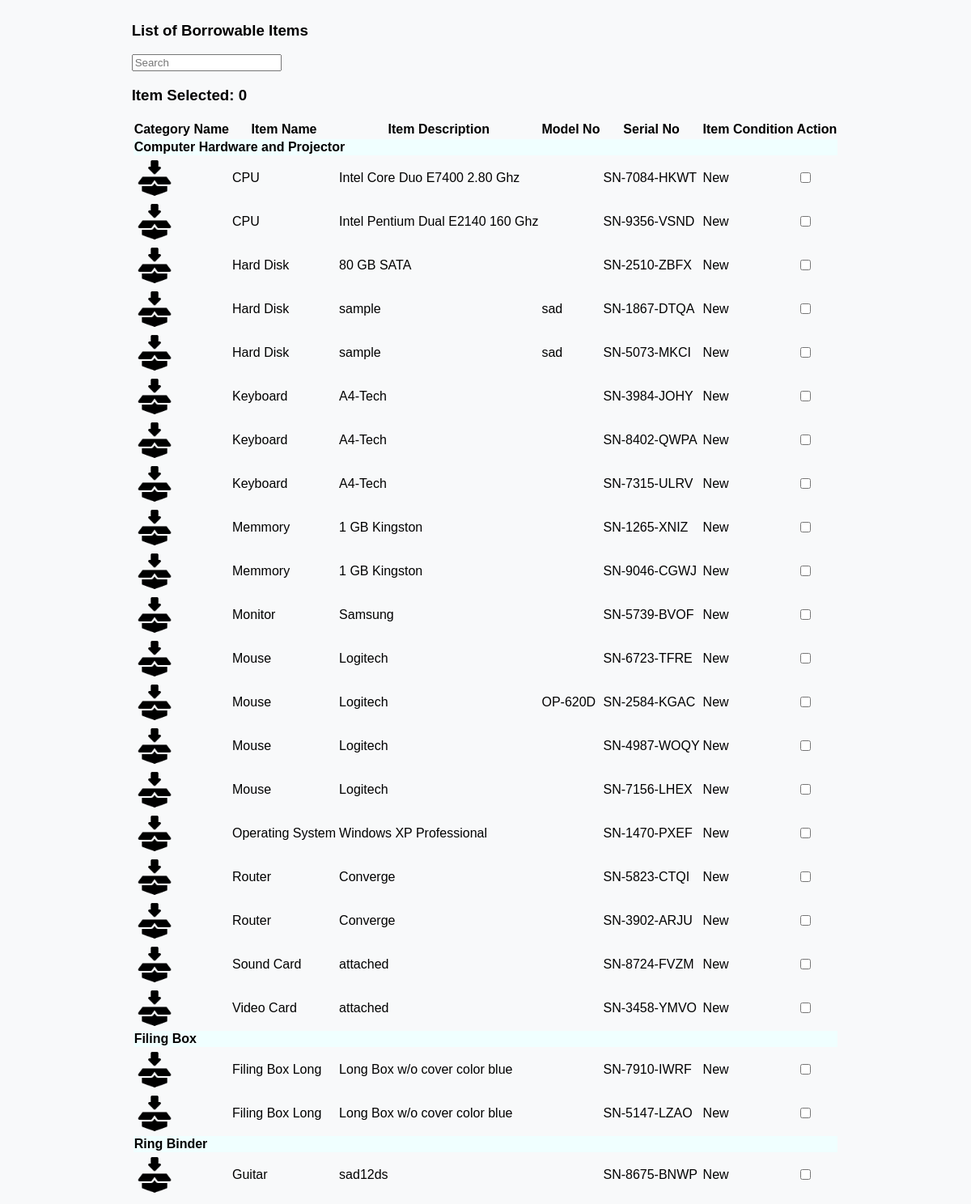
/DashboardBorrower/fix_err/bwerdashboardpage1.php, run on the app's committed database.
### tables this page shows
CREATE TABLE `tblitembrand` (
  `id` int(11) NOT NULL,
  `staffid` int(11) NOT NULL,
  `staffname` varchar(50) NOT NULL,
  `itembrand` varchar(50) NOT NULL,
  `categoryname` varchar(50) NOT NULL,
  `subcategoryname` varchar(50) NOT NULL,
  `borrowable` varchar(50) NOT NULL,
  `remarks` varchar(50) NOT NULL,
  `modelno` varchar(50) NOT NULL,
  `serialno` varchar(50) NOT NULL,
  `unitcost` decimal(10,0) NOT NULL,
  `status` varchar(50) NOT NULL,
  `itemcondition` varchar(50) NOT NULL,
  `datetimeadded` datetime NOT NULL,
  `assignfor` varchar(50) DEFAULT NULL,
  `datepurchased` date NOT NULL
);

### DashboardBorrower/fix_err/bwerdashboardpage1.php (the view, shortened to what this page needs)
<?php
include('bwerfunctions.php');
$queryitems = "SELECT * FROM tblitembrand WHERE borrowable = 'Yes' AND status = 'Available' ORDER BY categoryname, subcategoryname, itembrand";
$resultitems = mysqli_query($con, $queryitems);
mysqli_data_seek($resultitems, 0);
?>
<main class="ccs-main-container">
    <div class="container mt-1">
        <div class="row">
            <?php
            if (mysqli_num_rows($resultitems) > 0) {
                echo '
                <div class="d-flex justify-content-between mb-1">
                    <h3 class="text-start"><i class="fas fa-tachometer-alt me-2"></i>List of Borrowable Items</h3>
                    <div class="text-end">
                        <input type="text" class="form-control search-input mb-1" placeholder="Search" name="search" id="searchInput">
                    </div>
                </div>
                <div class="row">
                    <div class="col-md-6">
                        <h3 class="text-start">Item Selected: <span id="selectedItemCount">0</span></h3>
                    </div>
                    <div class="col-md-6 text-end">
                        <a href="#" id="reserveButton" class="btn btn-danger mb-1" style="display: none;">Reserve</a>
                        <a href="#" id="borrowButton" class="btn btn-success mb-1" style="display: none;">Borrow</a>
                    </div>
                </div>
                <div class="row table-responsive">
                    <table class="table">
                        <thead class="table-dark">
                            <tr>
                                <th scope="col">Category Name</th>
                                <th scope="col">Item Name</th>
                                <th scope="col">Item Description</th>
                                <th scope="col">Model No</th>
                                <th scope="col">Serial No</th>
                                <th scope="col">Item Condition</th>
                                <th scope="col">Action</th>
                            </tr>
                        </thead>
                        <tbody>';
                            $currentCategory = null;
                            while ($row = mysqli_fetch_assoc($resultitems)) {
                                if ($currentCategory != $row['categoryname']) {
                                    echo "<tr class='category-row'>
                                            <td colspan='8' style='background-color: azure;'><strong>{$row['categoryname']}</strong></td>
                                        </tr>";
                                    $currentCategory = $row['categoryname'];
                                }
                                echo "<tr class='item-details-row' data-id='{$row['id']}'>";
                                $imagePath = '../DashboardCCSStaff/inventory/SubcategoryItemsimages/' . $row['subcategoryname'] . '.png';
                                if (file_exists($imagePath)) {
                                    echo "<td><img src='{$imagePath}' alt='Subcategory Image' width='50'></td>";
                                } else {
                                    echo "<td><img src='/inventory/SubcategoryItemsimages/defaultimageitem.png' alt='Default Image' width='50'></td>";
                                }
                                echo "<td>{$row['subcategoryname']}</td>";
                                echo "<td>{$row['itembrand']}</td>";
                                echo "<td class='text-center'>{$row['modelno']}</td>";
                                echo "<td class='text-center'>{$row['serialno']}</td>";
                                echo "<td class='text-center'>";
                                switch ($row['itemcondition']) {
                                    case 'New':
                                        echo "<span class='badge bg-success fa-1x' title='New: The item is brand new and has never been used.'>New</span>";
                                        break;
                                }
                                echo "</td>";
                                echo "<td><input type='checkbox'></td>";
                                echo "</tr>";
                            }
                        echo '
                        </tbody>
                    </table>
                </div>';
            } else {
                echo '<div class="text-center">
                        <h3>No borrowable items available at the moment.</h3>
                      </div>';
            }
            ?>
        </div>
    </div>
</main>

### DashboardBorrower/fix_err/bwerdashboardpage1.php (style rules this page uses)
.ccs-main-container { display: flex; justify-content: center; }
.category-row { cursor: pointer; color: black; }

### data on the page
tblitembrand: categoryname "Computer Hardware and Projector", subcategoryname "CPU", itembrand "Intel Core Duo E7400 2.80 Ghz", serialno "SN-7084-HKWT", itemcondition "New"
tblitembrand: subcategoryname "CPU", itembrand "Intel Pentium Dual E2140 160 Ghz", serialno "SN-9356-VSND", itemcondition "New"
tblitembrand: subcategoryname "Hard Disk", itembrand "80 GB SATA", serialno "SN-2510-ZBFX", itemcondition "New"
tblitembrand: subcategoryname "Hard Disk", itembrand "sample", modelno "sad", serialno "SN-1867-DTQA", itemcondition "New"
tblitembrand: subcategoryname "Hard Disk", itembrand "sample", modelno "sad", serialno "SN-5073-MKCI", itemcondition "New"
tblitembrand: subcategoryname "Keyboard", itembrand "A4-Tech", serialno "SN-3984-JOHY", itemcondition "New"
tblitembrand: subcategoryname "Keyboard", itembrand "A4-Tech", serialno "SN-8402-QWPA", itemcondition "New"
tblitembrand: subcategoryname "Keyboard", itembrand "A4-Tech", serialno "SN-7315-ULRV", itemcondition "New"
tblitembrand: subcategoryname "Memmory", itembrand "1 GB Kingston", serialno "SN-1265-XNIZ", itemcondition "New"
tblitembrand: subcategoryname "Memmory", itembrand "1 GB Kingston", serialno "SN-9046-CGWJ", itemcondition "New"
tblitembrand: subcategoryname "Monitor", itembrand "Samsung", serialno "SN-5739-BVOF", itemcondition "New"
tblitembrand: subcategoryname "Mouse", itembrand "Logitech", serialno "SN-6723-TFRE", itemcondition "New"
tblitembrand: subcategoryname "Mouse", itembrand "Logitech", modelno "OP-620D", serialno "SN-2584-KGAC", itemcondition "New"
tblitembrand: subcategoryname "Mouse", itembrand "Logitech", serialno "SN-4987-WOQY", itemcondition "New"
tblitembrand: subcategoryname "Mouse", itembrand "Logitech", serialno "SN-7156-LHEX", itemcondition "New"
tblitembrand: subcategoryname "Operating System", itembrand "Windows XP Professional", serialno "SN-1470-PXEF", itemcondition "New"
tblitembrand: subcategoryname "Router", itembrand "Converge", serialno "SN-5823-CTQI", itemcondition "New"
tblitembrand: subcategoryname "Router", itembrand "Converge", serialno "SN-3902-ARJU", itemcondition "New"
tblitembrand: subcategoryname "Sound Card", itembrand "attached", serialno "SN-8724-FVZM", itemcondition "New"
tblitembrand: subcategoryname "Video Card", itembrand "attached", serialno "SN-3458-YMVO", itemcondition "New"
tblitembrand: categoryname "Filing Box", subcategoryname "Filing Box Long", itembrand "Long Box w/o cover color blue", serialno "SN-7910-IWRF", itemcondition "New"
tblitembrand: subcategoryname "Filing Box Long", itembrand "Long Box w/o cover color blue", serialno "SN-5147-LZAO", itemcondition "New"
tblitembrand: categoryname "Ring Binder", subcategoryname "Guitar", itembrand "sad12ds", serialno "SN-8675-BNWP", itemcondition "New"
